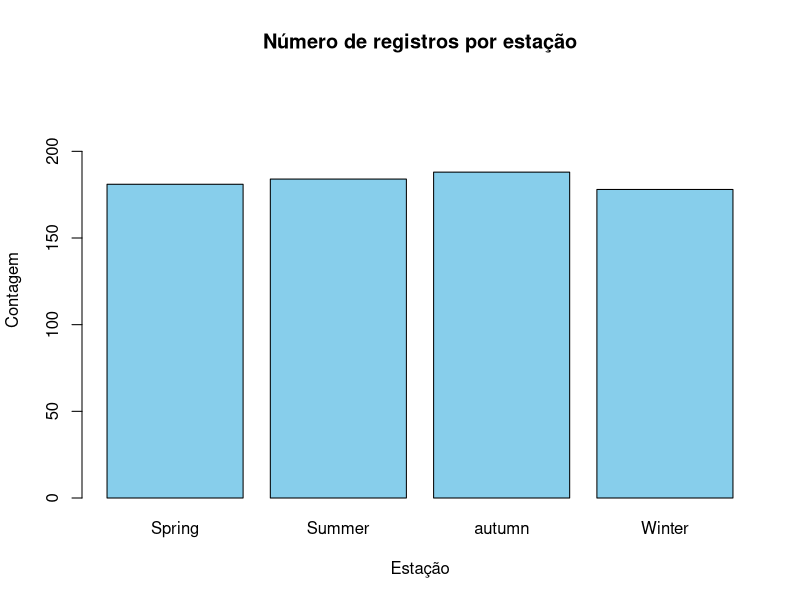
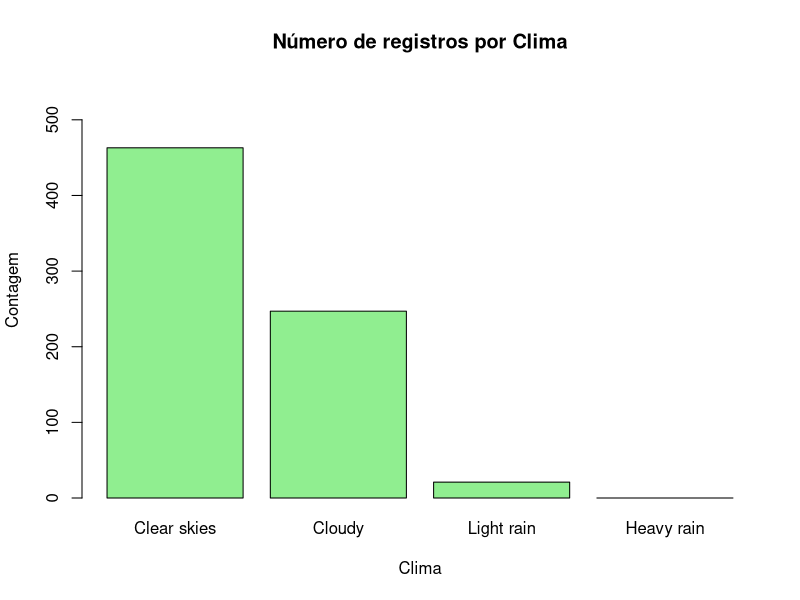

The R script that drew these images, in order:
  #File read
  setwd("C:\\Users\\savli\\Documents\\GitHub\\Homework_01");
  dataBikes <- read.csv("HW1_bike_sharing.csv",header = TRUE);
  
  #---- Item 1 ----#
  observationNumber <- nrow(dataBikes);
  startDate <- dataBikes$dteday[1];
  endDate <- dataBikes$dteday[observationNumber];
  
  #---- Item 2 ----#
  
  # measures of central tendency
  tempMean <- mean(dataBikes$temp);
  tempMedian <- median(dataBikes$temp);
  tempQuantile <- quantile(dataBikes$temp, probs = c(0.25, 0.5, 0.75))
  
  casualMean <- mean(dataBikes$casual);
  casualMedian <- median(dataBikes$casual);
  casualQuantile <- quantile(dataBikes$casual, probs = c(0.25, 0.5, 0.75));
  
  registeredMean <- mean(dataBikes$registered);
  registeredMedian <- median(dataBikes$registered);
  registeredQuantile <- quantile(dataBikes$registered,probs = c(0.25, 0.5, 0.75));
  
  centralTendTable <- data.frame(
    variable = c("temp", "casual", "registered"),
    Mean = c(tempMean, casualMean, registeredMean),
    Median = c(tempMedian, casualMedian, registeredMedian),
    Q1 = c(tempQuantile[1], casualQuantile[1], registeredQuantile[1]),
    Q3 = c(tempQuantile[3], casualQuantile[3], registeredQuantile[3])
  )
  cat("Estatistical Resume of Numeric Variables\n")
  print(centralTendTable)
  
  #---- Item 3 ----#
  
  dataBikes$season <- factor(dataBikes$season,
                             levels = c(1, 2, 3, 4),
                             labels = c("Spring", "Summer", "autumn", "Winter"));
  dataBikes$weathersit <- factor(dataBikes$weathersit,
                             levels = c(1, 2, 3, 4),
                             labels = c("Clear skies", "Cloudy", "Light rain", "Heavy rain"));
  
  freqSeason <- table(dataBikes$season);
  maxSeason <- names(freqSeason)[which.max(freqSeason)];
  freqWeathersit <- table(dataBikes$weathersit);
  maxWeathersit <- names(freqWeathersit)[which.max(freqWeathersit)];
  par(mfrow = c(1,2))  
  par(mfrow = c(1,1))  
  
  barplot(freqSeason,
          col = "skyblue",
          main = "Número de registros por estação",
          ylab = "Contagem",
          xlab = "Estação",
          ylim = c(0, 240)
  )
  
  barplot(freqWeathersit,
          col = "lightgreen",
          main = "Número de registros por Clima",
          ylab = "Contagem",
          xlab = "Clima",
          ylim = c(0,550)
  )
  
  #---- Item 4 ----#
  
   
  
  
  
